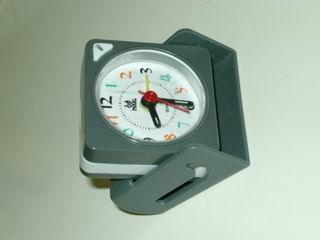
//> input picture CV实验九OPENCV特征点检测ORB/CV实验九OPENCV特征点检测ORB/clock1.JPG, 320 x 240 px
$ ./E9ORB   (built with g++ and OpenCV 4)
//> lines starting //> are read from the running program, lines starting //| are printed output that depends on the picture
#include <iostream>
#include <opencv2/core/core.hpp>
#include <opencv2/features2d/features2d.hpp>
#include <opencv2/highgui/highgui.hpp>

using namespace std;
using namespace cv;

int main(int argc, char** argv)
{

	//-- 读取图像
	Mat img_1 = imread("clock1.jpg");
//> img_1 is the input picture: 240 rows x 320 cols, CV_8UC3; mean B, G, R 157.5, 172.8, 156.2
	Mat img_2 = imread("clock2.jpg");
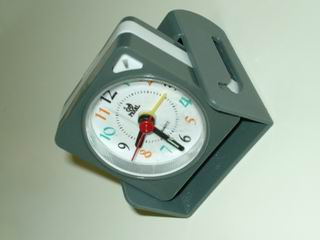
//> input picture CV实验九OPENCV特征点检测ORB/CV实验九OPENCV特征点检测ORB/clock2.JPG, 320 x 240 px
//> img_2 is the input picture: 240 rows x 320 cols, CV_8UC3; mean B, G, R 155.4, 170.5, 154.8

//	cout << img_1.depth() << " " << img_1.size() << " " << img_1.channels() << " ";
	//-- 初始化
	std::vector<KeyPoint> keypoints_1, keypoints_2;
	Mat descriptors_1, descriptors_2;
	Ptr<ORB> detector = ORB::create();
	Ptr<DescriptorExtractor> descriptor = ORB::create();
	// Ptr<FeatureDetector> detector = FeatureDetector::create(detector_name);
	// Ptr<DescriptorExtractor> descriptor = DescriptorExtractor::create(descriptor_name);
	Ptr<DescriptorMatcher> matcher = DescriptorMatcher::create("BruteForce-Hamming");

	//-- 第一步:检测 Oriented FAST 角点位置
	detector->detect(img_1, keypoints_1);
//> keypoints_1 = 457 keypoints; strongest (x, y, size): (103, 101, 31), (101, 99, 31), (110, 102, 31), (103, 104, 31)
	detector->detect(img_2, keypoints_2);
//> keypoints_2 = 458 keypoints; strongest (x, y, size): (181, 149, 37.2), (183, 148, 31), (181, 150, 31), (112, 98, 31)

	//-- 第二步:根据角点位置计算 BRIEF 描述子
	descriptor->compute(img_1, keypoints_1, descriptors_1);
	descriptor->compute(img_2, keypoints_2, descriptors_2);

	Mat outimg1;
	drawKeypoints(img_1, keypoints_1, outimg1, Scalar::all(-1), DrawMatchesFlags::DEFAULT);
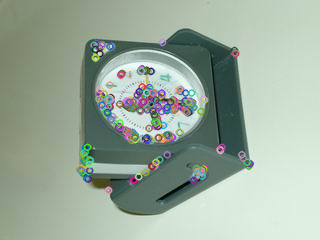
//> outimg1: 240 rows x 320 cols, CV_8UC3; mean B, G, R 156.5, 171.1, 155.2
	imshow("ORB特征点", outimg1);

	//-- 第三步:对两幅图像中的BRIEF描述子进行匹配，使用 Hamming 距离
	vector<DMatch> matches;
	//BFMatcher matcher ( NORM_HAMMING );
	matcher->match(descriptors_1, descriptors_2, matches);
//> matches = 457 matches

	//-- 第四步:匹配点对筛选
	double min_dist = 10000, max_dist = 0;

	//找出所有匹配之间的最小距离和最大距离, 即是最相似的和最不相似的两组点之间的距离
	for (int i = 0; i < descriptors_1.rows; i++)
	{
		double dist = matches[i].distance;
		if (dist < min_dist) min_dist = dist;
		if (dist > max_dist) max_dist = dist;
	}
//> this loop made 457 passes
//> (dist, min_dist, max_dist) on pass 1: (64, 64, 64)
//> (dist, min_dist) on passes 2, 5, 9, 23, 179, 208: (62, 62), (49, 49), (47, 47), (40, 40), (38, 38), (37, 37)
//> after the loop, min_dist = 36; max_dist = 90

	// 仅供娱乐的写法
	min_dist = min_element(matches.begin(), matches.end(), [](const DMatch& m1, const DMatch& m2) {return m1.distance < m2.distance; })->distance;
	max_dist = max_element(matches.begin(), matches.end(), [](const DMatch& m1, const DMatch& m2) {return m1.distance < m2.distance; })->distance;

	printf("-- Max dist : %f \n", max_dist);
//| -- Max dist : 90.000000
	printf("-- Min dist : %f \n", min_dist);
//| -- Min dist : 36.000000

	//当描述子之间的距离大于两倍的最小距离时,即认为匹配有误.但有时候最小距离会非常小,设置一个经验值30作为下限.
	std::vector< DMatch > good_matches;
	for (int i = 0; i < descriptors_1.rows; i++)
	{
		if (matches[i].distance <= max(2 * min_dist, 30.0))
		{
			good_matches.push_back(matches[i]);
		}
	}
//> after the loop, good_matches = 362 matches

	//-- 第五步:绘制匹配结果
	Mat img_match;
	Mat img_goodmatch;
	drawMatches(img_1, keypoints_1, img_2, keypoints_2, matches, img_match);
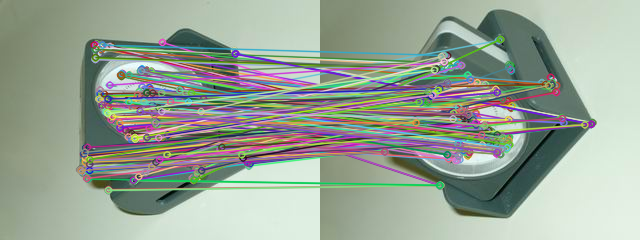
//> img_match: 240 rows x 640 cols, CV_8UC3; mean B, G, R 150.4, 163.6, 152.6
	drawMatches(img_1, keypoints_1, img_2, keypoints_2, good_matches, img_goodmatch);
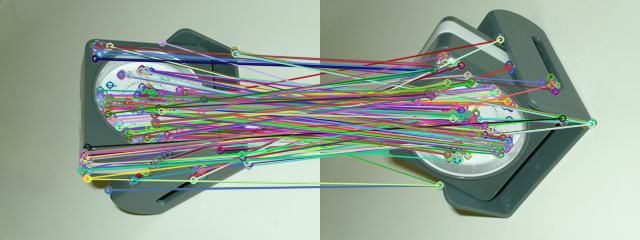
//> img_goodmatch: 240 rows x 640 cols, CV_8UC3; mean B, G, R 150.6, 163.9, 150.5
	imshow("所有匹配点对", img_match);
	imshow("优化后匹配点对", img_goodmatch);
	waitKey(0);

	return 0;
}
